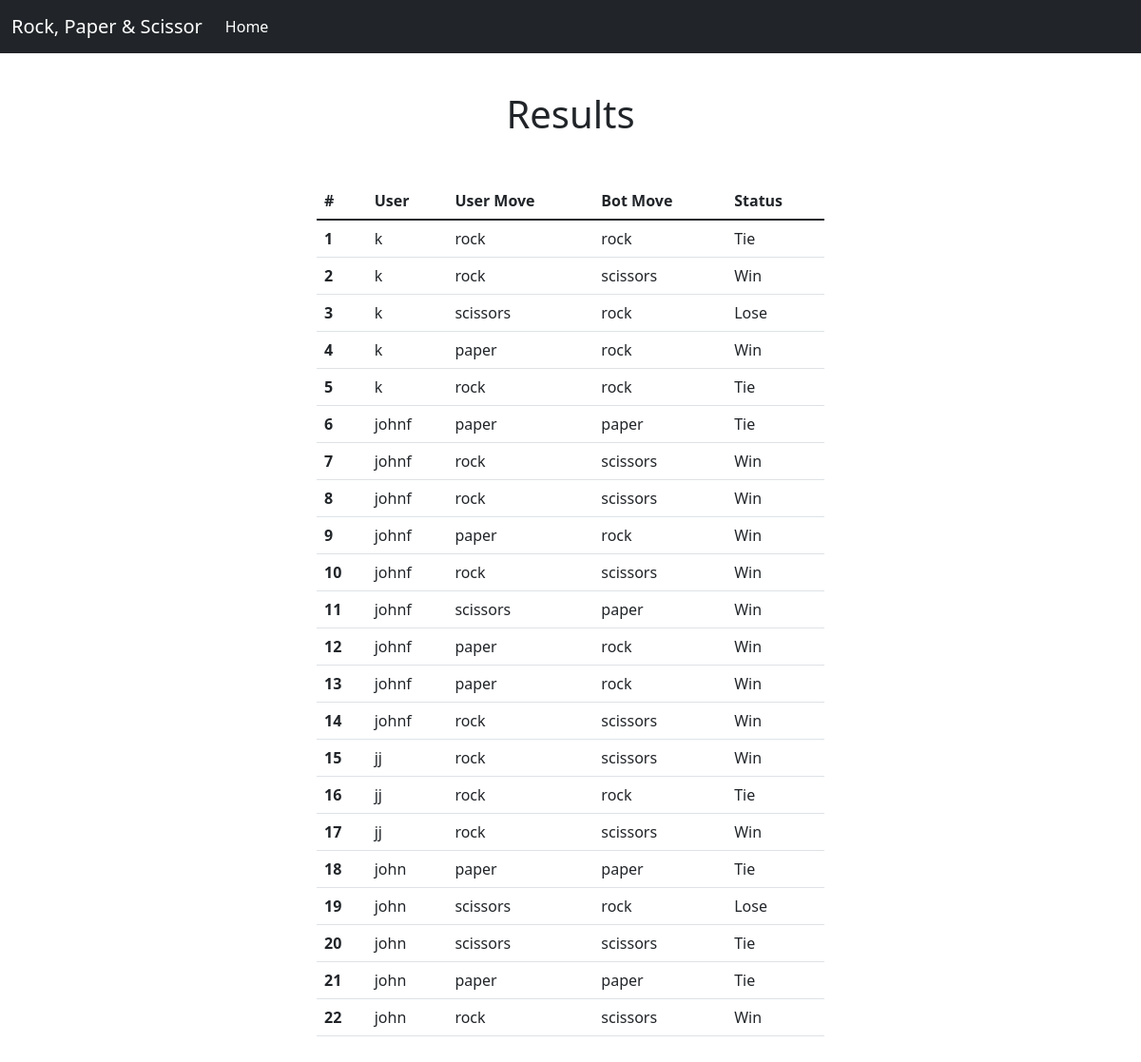
Page /result/ on the committed database.
### spsapp/models.py (models this page shows, shortened)
class Result(models.Model):
    player = models.ForeignKey("Player", on_delete=models.CASCADE, related_name='score')
    bot_move = models.CharField(max_length=50, blank=True)
    user_move = models.CharField(max_length=50, blank=True)
    status = models.CharField(max_length=50, blank=True)

class Player(models.Model):
    name = models.CharField(max_length=50)
    user = models.OneToOneField(User, on_delete=models.CASCADE, related_name='player')

### spsapp/views.py (the view)
# urls.py: path('result/', views.result, name='result'),
def result(request):
    res = Result.objects.all().order_by('-id')
    context = {'res':res}
    return render(request, 'result.html', context)

### templates/result.html
{% extends 'base.html' %}
{% load static %}
{% block body %}
<main class="container">
  <div class="col-lg-12">
    <section class="py-5 text-center container">
      <div class="row py-lg-5">
        <div class="col-lg-6 col-md-8 mx-auto">
          <h1 class="fw-light">Results</h1>
          {% if res %}
          <table class="table table-hover mt-5">
            <thead>
              <tr>
                <th scope="col">#</th>
                <th scope="col">User</th>
                <th scope="col">User Move</th>
                <th scope="col">Bot Move</th>
                <th scope="col">Status</th>
              </tr>
            </thead>
            <tbody>
                {% for i in res %}
              <tr>
                <th scope="row">{{forloop.counter}}</th>
                <td>{{i.player.name}}</td>
                <td>{{i.user_move}}</td>
                <td>{{i.bot_move}}</td>
                <td>{{i.status}}</td>
              </tr>
              {% endfor %}
            </tbody>
          </table>
          {% else %}
          <h4 class="fw-light">There's no result, please start a game</h4>
          {% endif %}
        </div>
      </div>
    </section>
  </div>
</main>
{% endblock body %}

### templates/base.html (shortened to what this page needs)
{% load static %}
<html lang="en">
    <head>
    <link href="https://cdn.jsdelivr.net/npm/bootstrap@5.1.3/dist/css/bootstrap.min.css" rel="stylesheet">
  </head>
  <body data-new-gr-c-s-check-loaded="14.1043.0" data-gr-ext-installed="" cz-shortcut-listen="true">
    <nav class="navbar navbar-expand-md navbar-dark fixed-top bg-dark">
        <div class="container-fluid">
          <a class="navbar-brand" href="{% url 'home' %}">Rock, Paper & Scissor</a>
          <div class="collapse navbar-collapse" id="navbarCollapse">
            <ul class="navbar-nav me-auto mb-2 mb-md-0">
              <li class="nav-item">
                <a class="nav-link active" aria-current="page" href="{% url 'home' %}">Home</a>
              </li>
            </ul>
          </div>
        </div>
      </nav>
    {% block body %}
    {% endblock body %}
</body>

### rows in the picture
Result: player.name "k", user_move "rock", bot_move "rock", status "Tie"
Result: player.name "k", user_move "rock", bot_move "scissors", status "Win"
Result: player.name "k", user_move "scissors", bot_move "rock", status "Lose"
Result: player.name "k", user_move "paper", bot_move "rock", status "Win"
Result: player.name "k", user_move "rock", bot_move "rock", status "Tie"
Result: player.name "johnf", user_move "paper", bot_move "paper", status "Tie"
Result: player.name "johnf", user_move "rock", bot_move "scissors", status "Win"
Result: player.name "johnf", user_move "rock", bot_move "scissors", status "Win"
Result: player.name "johnf", user_move "paper", bot_move "rock", status "Win"
Result: player.name "johnf", user_move "rock", bot_move "scissors", status "Win"
Result: player.name "johnf", user_move "scissors", bot_move "paper", status "Win"
Result: player.name "johnf", user_move "paper", bot_move "rock", status "Win"
Result: player.name "johnf", user_move "paper", bot_move "rock", status "Win"
Result: player.name "johnf", user_move "rock", bot_move "scissors", status "Win"
Result: player.name "jj", user_move "rock", bot_move "scissors", status "Win"
Result: player.name "jj", user_move "rock", bot_move "rock", status "Tie"
Result: player.name "jj", user_move "rock", bot_move "scissors", status "Win"
Result: player.name "john", user_move "paper", bot_move "paper", status "Tie"
Result: player.name "john", user_move "scissors", bot_move "rock", status "Lose"
Result: player.name "john", user_move "scissors", bot_move "scissors", status "Tie"
Result: player.name "john", user_move "paper", bot_move "paper", status "Tie"
Result: player.name "john", user_move "rock", bot_move "scissors", status "Win"
